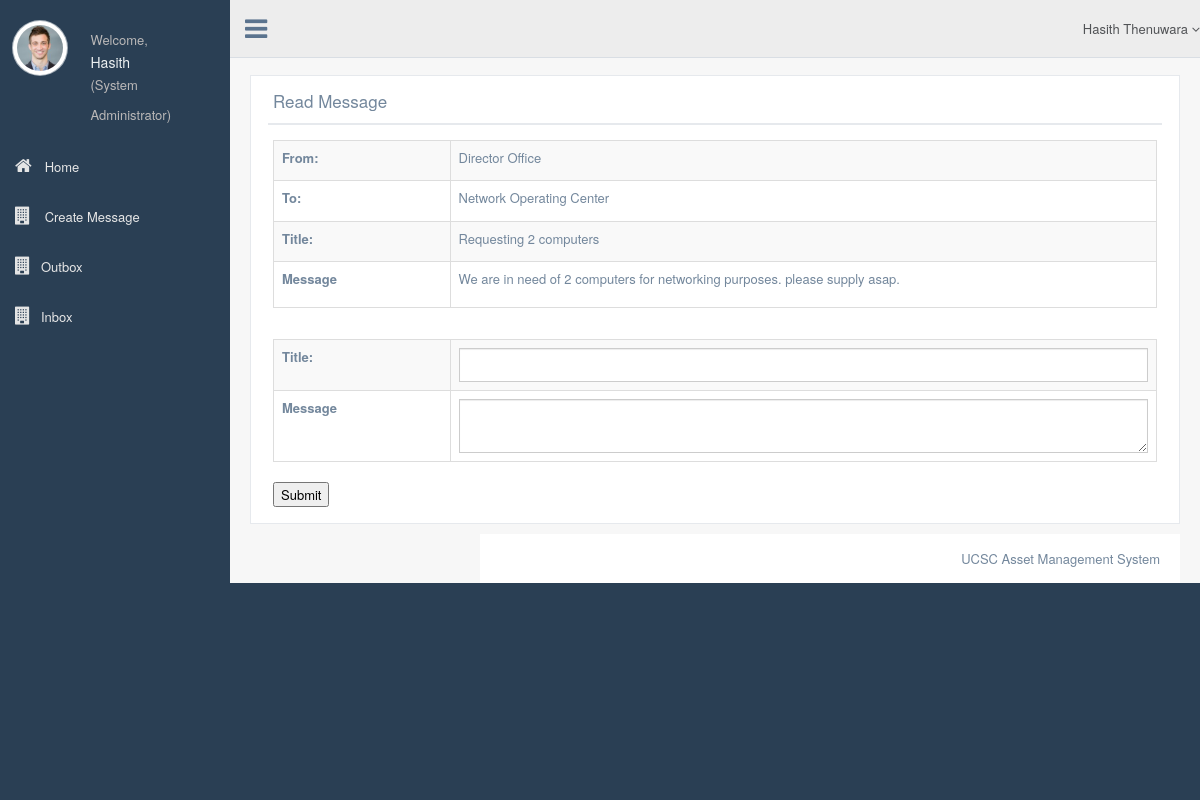
The page /read_message.php?i=1 (signed in) on the database its author committed.
### tables this page shows
CREATE TABLE `division` (
  `Division_Code` varchar(4) NOT NULL,
  `Division_Name` varchar(60) NOT NULL,
  `Description` text
);

CREATE TABLE `message` (
  `Message_id` int(11) NOT NULL,
  `From_Division` varchar(4) NOT NULL,
  `To_Division` varchar(4) NOT NULL,
  `Title` varchar(100) NOT NULL,
  `Message` text NOT NULL,
  `Date_Time` datetime NOT NULL DEFAULT CURRENT_TIMESTAMP,
  `Message_read` tinyint(4) DEFAULT '0'
);

### server_access.php (called while the page is built, shortened)
<?php
class dbConnect
{
    private static $instance = NULL;
    private function __construct(){
        $this->dbh=new mysqli(DB_HOST, DB_USER, DB_PASSWORD, DB_DATABASE);
        return $this->dbh;
    }
    public static function connect(){
        if (self::$instance == NULL){
            self::$instance = new dbConnect();
        }
        return self::$instance;
    }
}

### function.php (called while the page is built, shortened)
<?php
include "server_access.php";
class FAssetClerk{
    private $db = NULL;
    function __construct(){
        $this->db = dbConnect::connect();
    }
    function retrieve_division(){
        $que = "SELECT * FROM division";
        $res = $this->db->dbh->query($que);
        return $res;
    }
   function retrieve_user_level_name($user_level){
       $level_array = array('asset_clerk' => "Asset Clerk", 'dp_registrar'=>'Deputy Registrar', 'div_asset_clerk' => "Divisional Asset Clerk", "bursar" => "Bursar", "system_admin" => "System Administrator", "temp_user" => "Temporary User");
       $level = $level_array[$user_level];
       return $level;
   }
   function read_mail($messageID){
       $que = "SELECT * FROM message WHERE Message_id='$messageID'";
       $res= $this->db->dbh->query($que);
       return $res;
   }
}

### read_message.php (the view, shortened to what this page needs)
<?php
include "./function.php";
$log = new FAssetClerk();
$user_details = $_SESSION['user_details']; $level = $log->retrieve_user_level_name($user_details['user_level']);
$first_name = $user_details['first_name'];
$last_name = $user_details['last_name'];
$message_id = $_GET['i'];
$log->check_message($message_id);
$message_details = $log->read_mail($message_id);
$message= $message_details->fetch_assoc();
?>
<!DOCTYPE html>
<html lang="en">
<head>
    <link href="css/bootstrap.min.css" rel="stylesheet">
    <link href="fonts/css/font-awesome.min.css" rel="stylesheet">
    <link href="css/animate.min.css" rel="stylesheet">
    <link href="css/custom.css" rel="stylesheet">
    <link href="css/icheck/flat/green.css" rel="stylesheet">
    <link href="css/datatables/jquery.dataTables.min.css" rel="stylesheet" type="text/css" />
  <link href="css/datatables/buttons.bootstrap.min.css" rel="stylesheet" type="text/css" />
  <link href="css/datatables/fixedHeader.bootstrap.min.css" rel="stylesheet" type="text/css" />
  <link href="css/datatables/responsive.bootstrap.min.css" rel="stylesheet" type="text/css" />
  <link href="css/datatables/scroller.bootstrap.min.css" rel="stylesheet" type="text/css" />
</head>
<body class="nav-md">
<div class="container body">
<div class="main_container">
<div class="col-md-3 left_col">
    <div class="left_col scroll-view">
        <div class="profile">
            <div class="profile_pic">
                <img src="images/img.jpg" alt="..." class="img-circle profile_img">
            </div>
            <div class="profile_info">
                <span>Welcome,</span>
                <h2><?php echo $first_name;?></h2>               <span>(<?php echo $level;?>)</span>
            </div>
        </div>
        <br />
        <div id="sidebar-menu" class="main_menu_side hidden-print main_menu">
            <div class="menu_section">
                <ul class="nav side-menu">
<br><br><br><br><br><br>
                    <li><a href="diviassetclerck.php"><i class="fa fa-home"></i> Home </span></a></li>
                    <li><a href="compose.php"><i class="fa fa-building"></i> Create Message</span></a></li>
                     <li><a href="outbox.php"><i class="fa fa-building"></i>Outbox </span></a></li>
                     <li><a href="inbox.php"><i class="fa fa-building"></i>Inbox </span></a></li>
                </ul>
            </div>
        </div>
    </div>
</div>
<div class="top_nav">
    <div class="nav_menu">
        <nav class="" role="navigation">
            <div class="nav toggle">
                <a id="menu_toggle"><i class="fa fa-bars"></i></a>
            </div>
            <ul class="nav navbar-nav navbar-right">
                <li class="">
                    <a href="javascript:;" class="user-profile dropdown-toggle" data-toggle="dropdown" aria-expanded="false">
                        <?php echo "$first_name $last_name";?>
                        <span class=" fa fa-angle-down"></span>
                    </a>
                </li>
            </ul>
        </nav>
    </div>
</div>
<div class="right_col" role="main">
    <div class="">
        <div class="page-title">
        </div>
        <div class="row">
            <div class="col-md-12 col-sm-12 col-xs-12">
                <div class="x_panel">
                    <div class="x_title">
                        <h2>Read Message</h2>
                        <div class="clearfix"></div>
                    </div>
                    <div class="x_content">
                        <table class="table table-striped table-bordered">
                                <col width="20%">
                                <col width="80%">
                                <tbody>
                                    <tr>
                                        <td><label>From:</label></td>
                                                <td>
                                                    <?php
                                                        $divisions = $log->retrieve_division();
                                                        while ($row = $divisions->fetch_assoc()){
                                                            if ($row['Division_Code'] == $message['From_Division']){
                                                                echo $row['Division_Name'];
                                                            }
                                                        }
                                                    ?>
                                                </td>
                                    </tr>
                                    <tr>
                                        <td><label>To:</label></td>
                                                <td>
                                                    <?php
                                                        $divisions = $log->retrieve_division();
                                                        while ($row = $divisions->fetch_assoc()){
                                                            if ($row['Division_Code'] == $message['To_Division']){
                                                                echo $row['Division_Name'];
                                                            }
                                                        }
                                                    ?>
                                                </td>
                                    </tr>
                                    <tr>
                                        <td><label>Title: </label></td>
                                        <td><?php echo $message['Title'] ;?></td>
                                    </tr>
                                    <tr>
                                        <td><label>Message</label></td>
                                        <td><p><?php echo $message['Message'] ;?></p></td>
                                    </tr>
                                </tbody>
                            </table>
                    </div>
                    <div class="x_content">
                        <form action="send_message.php" method="POST">
                            <table class="table table-striped table-bordered">
                                <col width="20%">
                                <col width="80%">
                                <tbody>
                                    <tr>
                                        <td><label>Title: </label></td>
                                        <td><input class="form-control" name="title"></td>
                                    </tr>
                                    <tr>
                                        <td><label>Message</label></td>
                                        <td><textarea class="form-control" name="message"></textarea></td>
                                    </tr>
                                </tbody>
                            </table>
                            <input type="submit">
                        </form>
                    </div>
                </div>
            </div>
        </div>
        <div id="custom_notifications" class="custom-notifications dsp_none">
            <div class="clearfix"></div>
        </div>
        <footer>
            <div class="pull-right">
                UCSC Asset Management System
            </div>
            <div class="clearfix"></div>
        </footer>
</body>
</html>

### rows shown on the page
division: Division_Name "Director Office"
division: Division_Name "Network Operating Center"
message: Title "Requesting 2 computers", Message "We are in need of 2 computers for networking purposes. please supply asap."

### other values the page prints
$first_name "Hasith"
$level "System Administrator"
$last_name "Thenuwara"
